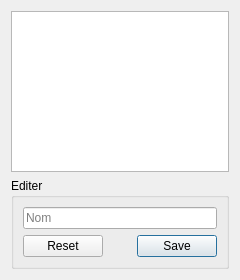
<?xml version="1.0" encoding="UTF-8"?>
<ui version="4.0">
 <class>lieuEditWidget</class>
 <widget class="QWidget" name="lieuEditWidget">
  <property name="geometry">
   <rect>
    <x>0</x>
    <y>0</y>
    <width>240</width>
    <height>280</height>
   </rect>
  </property>
  <property name="windowTitle">
   <string>Form</string>
  </property>
  <layout class="QVBoxLayout" name="verticalLayout_2">
   <item>
    <widget class="QListWidget" name="listWidget"/>
   </item>
   <item>
    <layout class="QHBoxLayout" name="horizontalLayout">
     <item>
      <widget class="QGroupBox" name="editGroupBox">
       <property name="title">
        <string>Editer</string>
       </property>
       <layout class="QVBoxLayout" name="verticalLayout">
        <item>
         <widget class="QLineEdit" name="nomLineEdit">
          <property name="placeholderText">
           <string>Nom</string>
          </property>
         </widget>
        </item>
        <item>
         <widget class="QDialogButtonBox" name="btns">
          <property name="standardButtons">
           <set>QDialogButtonBox::Reset|QDialogButtonBox::Save</set>
          </property>
          <property name="centerButtons">
           <bool>false</bool>
          </property>
         </widget>
        </item>
       </layout>
      </widget>
     </item>
    </layout>
   </item>
  </layout>
 </widget>
 <resources/>
 <connections/>
</ui>
